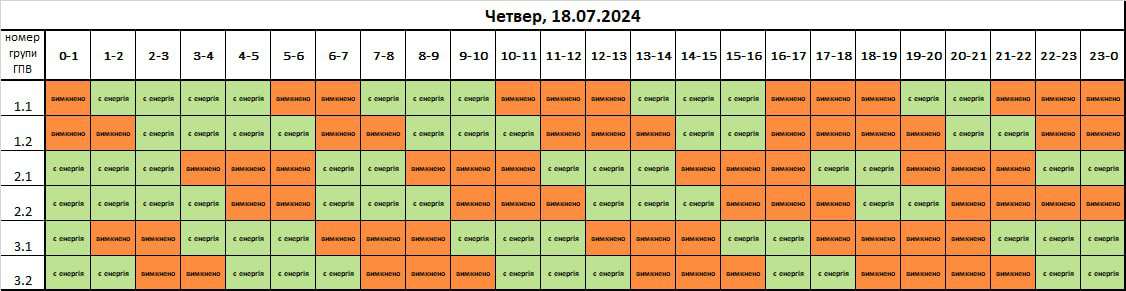
#> input picture assets/image.png, 1126 x 291 px
$ python -i image_parse.py   (imports and definitions only)
#> lines starting #> are read from the running program, lines starting #| are printed output that depends on the picture; after the words box and inside, x2 and y2 are one past the last pixel; in counts of white or black regions, pixels touching at a corner belong together
#> further down, picture is the input picture: shape (291, 1126, 3); mean B, G, R 137.1, 185.6, 208.9
import cv2
import numpy as np
import json
import logging

# [1 line not run here, left out]
logger = logging.getLogger(__name__)

groups = [
    '1.1', '1.2',
    '2.1', '2.2',
    '3.1', '3.2'
]
hours = [
    '0-1', '1-2', '2-3', '3-4', '4-5', '5-6', '6-7', '7-8', '8-9', '9-10', '10-11', '11-12',
    '12-13', '13-14', '14-15', '15-16', '16-17', '17-18', '18-19', '19-20', '20-21', '21-22', '22-23', '23-0'
]

rgb_red = [252, 143, 56]
rgb_green = [151, 200, 64]


# [29 lines left out: function analyze_cell_color, not called in this run]


def find_cell_region(image):
    hsv_cell_image = cv2.cvtColor(image, cv2.COLOR_BGR2HSV)
#> hsv_cell_image: shape (291, 1126, 3); mean H, S, V 26, 105.3, 221

    # cv2.imshow('HSV Image', hsv_cell_image)
    # cv2.waitKey(0)
    # cv2.destroyAllWindows()

    lower_red = np.array([10, 75, 75])
    upper_red = np.array([35, 255, 255])
    lower_green = np.array([40, 50, 50])
    upper_green = np.array([80, 255, 255])

    red_mask = cv2.inRange(hsv_cell_image, lower_red, upper_red)
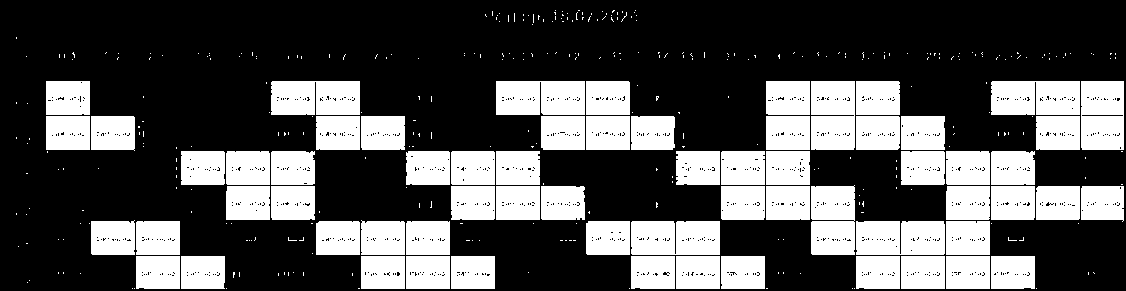
#> red_mask: shape (291, 1126); 32.8% white; 388 white regions (323 under 20 px), largest, box (x1, y1, x2, y2) and area: (496, 81, 585, 115) 2952, (631, 221, 720, 255) 2942, (811, 81, 855, 150) 2940
    green_mask = cv2.inRange(hsv_cell_image, lower_green, upper_green)
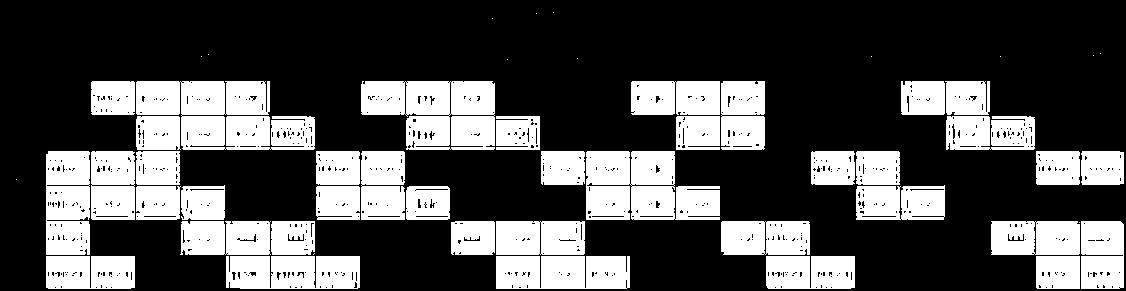
#> green_mask: shape (291, 1126); 30.8% white; 53 white regions (14 under 20 px), largest, box (x1, y1, x2, y2) and area: (136, 81, 315, 150) 8549, (586, 151, 720, 220) 7195, (361, 81, 495, 150) 7171

    mask = cv2.bitwise_or(red_mask, green_mask)
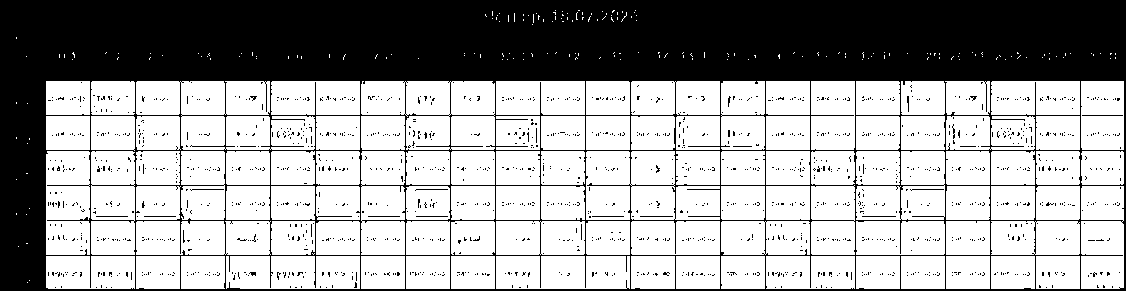
#> mask: shape (291, 1126); 63.6% white; 1584 black regions (1570 under 20 px)

    countrous, _ = cv2.findContours(mask, cv2.RETR_TREE, cv2.CHAIN_APPROX_SIMPLE)
#> countrous = 2148 contours, 2003 with area under 20; largest, box (x1, y1, x2, y2) and area: (136, 81, 315, 150) 8244, (361, 81, 495, 150) 7331, (586, 151, 720, 220) 7008, (91, 151, 135, 255) 4322, (46, 151, 90, 255) 4299
    countrous = [cnt for cnt in countrous if cv2.contourArea(cnt) > 50]
#> countrous = 122 contours; largest, box (x1, y1, x2, y2) and area: (136, 81, 315, 150) 8244, (361, 81, 495, 150) 7331, (586, 151, 720, 220) 7008, (91, 151, 135, 255) 4322, (46, 151, 90, 255) 4299
    cell_regions = [cv2.boundingRect(cnt) for cnt in countrous]
#> cell_regions = 122 items, first 6: (1036, 256, 44, 33), (991, 256, 44, 33), (946, 256, 44, 33), (901, 256, 44, 33), (856, 256, 44, 33), (766, 256, 89, 33)
    cell_regions = sorted(cell_regions, key=lambda x: (x[1], x[0]))
#> cell_regions = 122 items, first 6: (46, 81, 44, 34), (91, 81, 44, 34), (136, 81, 179, 69), (271, 81, 89, 34), (361, 81, 134, 69), (404, 81, 4, 34)

    for x, y, w, h in cell_regions:
        cv2.rectangle(image, (x, y), (x+w, y+h), (0, 255, 0), 2)
#> this loop made 122 passes
#> (x, y, w, h) on passes 1 to 12: (46, 81, 44, 34), (91, 81, 44, 34), (136, 81, 179, 69), (271, 81, 89, 34), (361, 81, 134, 69), (404, 81, 4, 34), (449, 81, 3, 34), (496, 81, 89, 34), (586, 81, 44, 34), (631, 81, 89, 34), (721, 81, 44, 69), (766, 81, 44, 34)
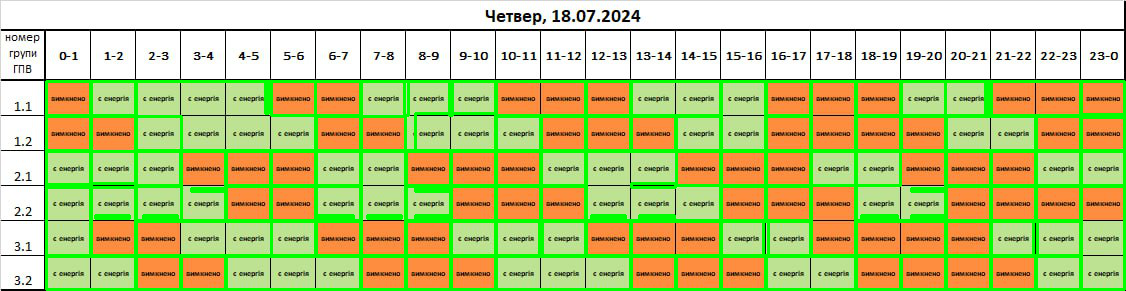
#> image: shape (291, 1126, 3); 13.36% of pixels changed, all inside (x1, y1, x2, y2) = (45, 80, 1126, 291)

    # cv2.imshow('Identified Regions', image)
    # cv2.waitKey(0)
    # cv2.destroyAllWindows()

    return cell_regions

# [21 lines left out: function create_schedule, not called in this run]


>>> import cv2
>>> picture = cv2.imread('../assets/image.png')
>>> result = find_cell_region(picture)
#> result has the same summary as cell_regions in find_cell_region
